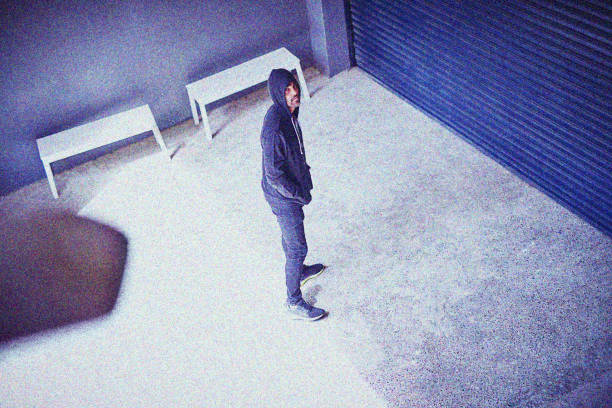
#> input picture images/security-camera.jpg, 612 x 408 px
$ jupyter execute project-1.ipynb
#> lines starting #> are read from the running program, lines starting #| are printed output that depends on the picture
[cell 1]
import cv2
import numpy as np
import matplotlib.pyplot as plt

**1) Comparison: Original vs Grayscale**

[cell 2]
# 1) Read and convert to RGB (for correct display in Matplotlib)
image = cv2.imread('./images/security-camera.jpg')
#> image is the input picture: shape (408, 612, 3); mean B, G, R 180.8, 148.4, 143.4
image = cv2.cvtColor(image, cv2.COLOR_BGR2RGB)

# 2) Make a grayscale version
gray_image = cv2.cvtColor(image, cv2.COLOR_RGB2GRAY)
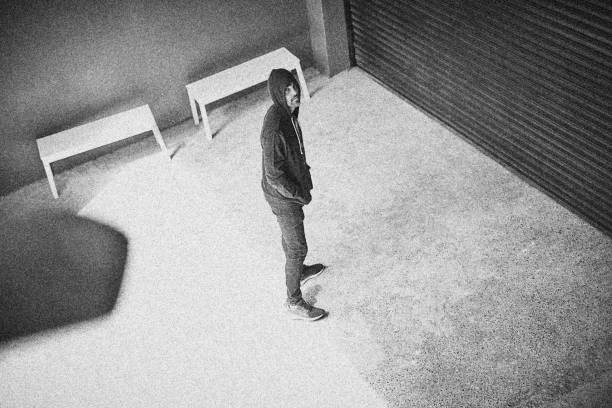
#> gray_image: shape (408, 612); min 4, max 254, mean 150.6

# 3) Show both side by side
fig, axes = plt.subplots(1, 2, figsize=(10, 5))

# Left: color image
axes[0].imshow(image)
axes[0].set_title('Security Camera (Color)')
axes[0].axis('off')

# Right: grayscale image (use cmap='gray'!)
axes[1].imshow(gray_image, cmap='gray')
axes[1].set_title('Security Camera (Grayscale)')
axes[1].axis('off')

plt.tight_layout()
plt.show()
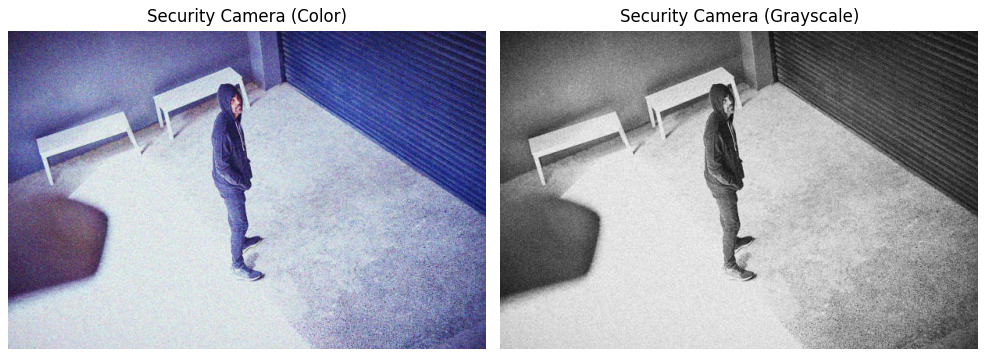
#> figure drawn by matplotlib, 2 panels

**2) Is grayscale better for motion detection?**

motion detection methods (e.g., frame differencing, background subtraction) look for changes in brightness between frames. Using grayscale:
- Reduces computation (1 channel).
- Avoids color-specific noise—movement shows up in intensity changes.
- Works well in typical surveillance lighting (where color isn’t critical for detecting motion).

**3) Brightest Pixel**

[cell 3]
# Maximum intensity value
max_val = np.max(gray_image)
#> max_val = 254

# Position of the brightest pixel
max_pos = np.unravel_index(np.argmax(gray_image), gray_image.shape)
#> max_pos = (137, 117)

print(f"Brightest pixel value: {max_val}")
#| Brightest pixel value: 254
print(f"Location (row, col): {max_pos}")
#| Location (row, col): (137, 117)

[cell 4]
plt.imshow(gray_image, cmap='gray')
plt.scatter([max_pos[1]], [max_pos[0]], c='red', s=50, marker='o')  # mark brightest pixel
plt.title('Brightest Pixel Highlighted')
plt.axis('off')
plt.show()
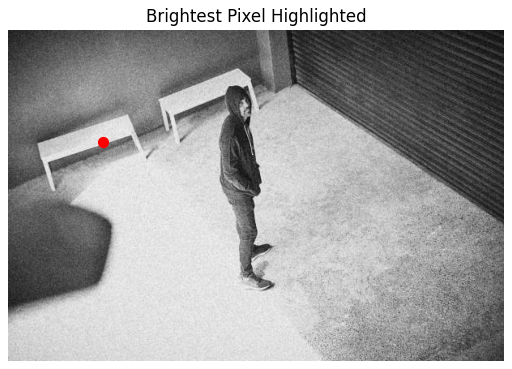
#> figure drawn by matplotlib, 1 panel
